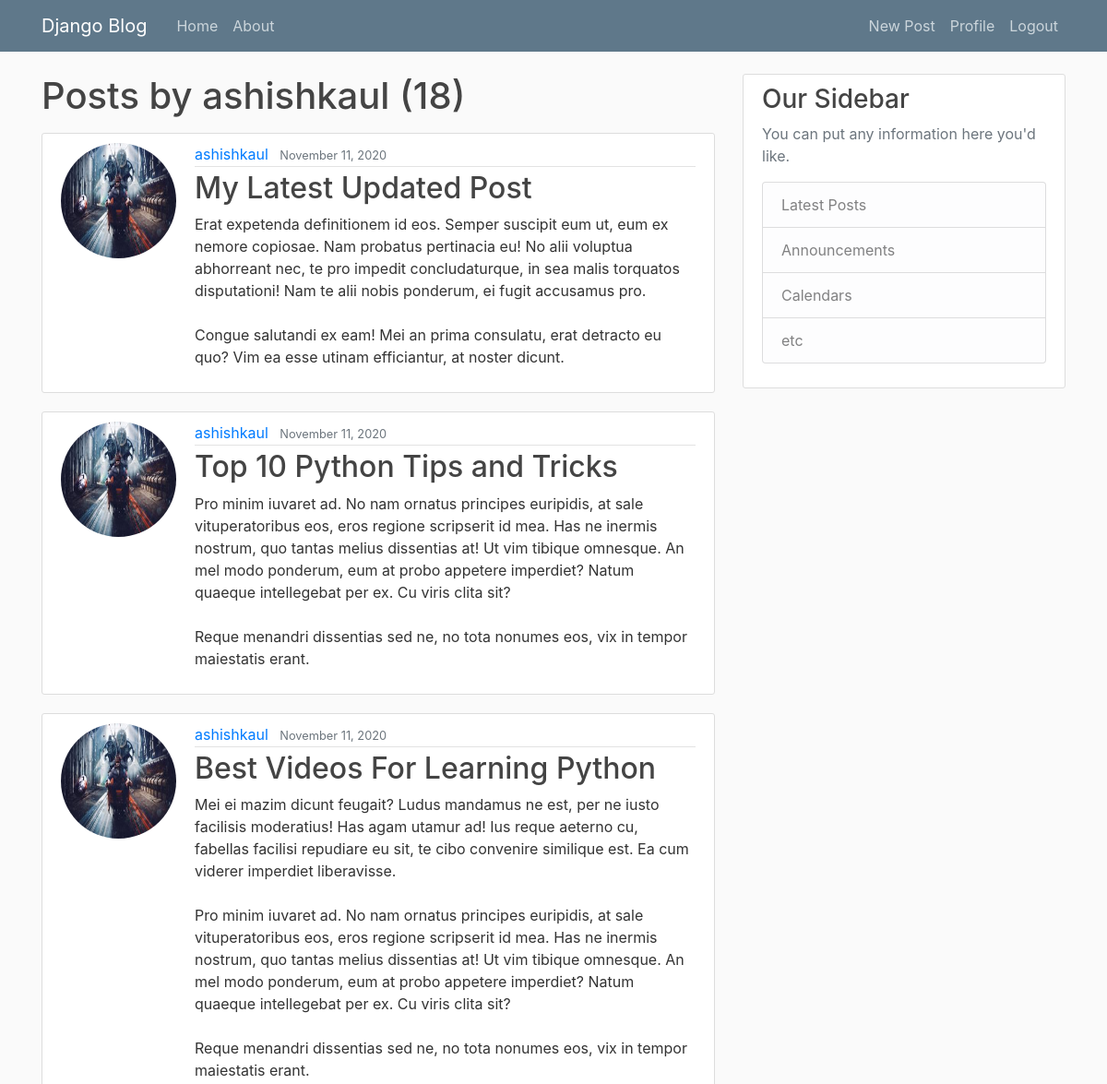
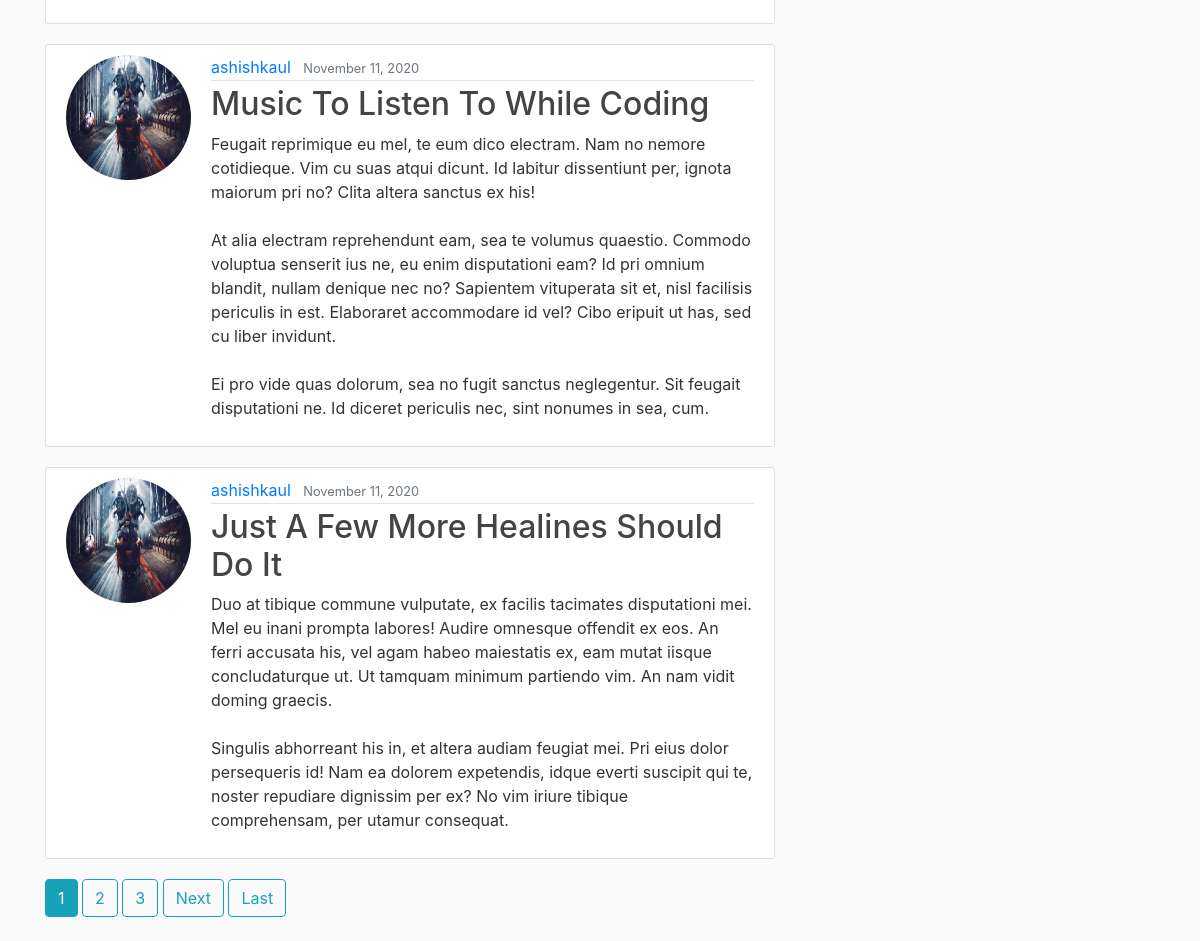
The app's page /user/ashishkaul (signed in) with its own data (2 pictures, top to bottom).
### blog/models.py (models this page shows, shortened)
class Post(models.Model):
    title = models.CharField(max_length=100)
    post = models.TextField()
    date_posted = models.DateTimeField(default=timezone.now)
    author = models.ForeignKey(User, on_delete=models.CASCADE)

### users/models.py (models this page shows, shortened)
class Profile(models.Model):
    user = models.OneToOneField(User, on_delete=models.CASCADE)
    image = models.ImageField(default='default.jpeg', upload_to='profile-pics')

### blog/views.py (the view)
# urls.py: path('user/<str:username>', UserPostListView.as_view(), name='user-posts'),
class UserPostListView(ListView):  #Post list view for particular user
    model = Post
    template_name = 'blog/user_posts.html'
    context_object_name = 'posts'
    paginate_by = 5
    def get_queryset(self):
        user = get_object_or_404(User, username=self.kwargs.get('username'))
        return Post.objects.filter(author=user).order_by('-date_posted')

### blog/templates/blog/user_posts.html (shortened to what this page needs)
{% extends "blog/base.html" %}
{% block content %}
<h1 class="mb-3">Posts by {{ view.kwargs.username }} ({{ page_obj.paginator.count }})</h1>
  {% for i in posts %}
    <article class="media content-section">
    <img class="rounded-circle account-img" src="{{ i.author.profile.image.url }}">
    <div class="media-body">
      <div class="article-metadata">
        <a class="mr-2" href="{% url 'user-posts' i.author.username %}">{{ i.author }}</a>
        <small class="text-muted">{{ i.date_posted|date:"F d, Y" }}</small>
      </div>
      <h2><a class="article-title" href="{% url 'post-detail' i.id %}">{{ i.title }}</a></h2>
      <p class="article-content">{{ i.post }}</p>
    </div>
    </article>
  {% endfor %}
  {% if is_paginated %}
    {% for num in page_obj.paginator.page_range %}
      {% if page_obj.number == num %}
        <a class="btn btn-info mb-4" href="?page={{ num }}">{{ num }}</a>
      {% elif num > page_obj.number|add:'-3' and num < page_obj.number|add:'3' %}
        <a class="btn btn-outline-info mb-4" href="?page={{ num }}">{{ num }}</a>
      {% endif %}
    {% endfor %}
    {% if page_obj.has_next %}
      <a class="btn btn-outline-info mb-4" href="?page={{ page_obj.next_page_number }}">Next</a>
      <a class="btn btn-outline-info mb-4" href="?page={{ page_obj.paginator.num_pages }}">Last</a>
    {% endif %}
  {% endif %}
{% endblock content %}

### blog/templates/blog/static/blog/main.css (style rules this page uses)
body { background: #fafafa; color: #333333; margin-top: 5rem; }
h1, h2, h3, h4, h5, h6 { color: #444444; }
.content-section { background: #ffffff; padding: 10px 20px; border: 1px solid #dddddd; border-radius: 3px; margin-bottom: 20px; }
.article-title { color: #444444; }
.article-content { white-space: pre-line; }
.article-metadata { padding-bottom: 1px; margin-bottom: 4px; border-bottom: 1px solid #e3e3e3 }
.account-img { height: 125px; width: 125px; margin-right: 20px; margin-bottom: 16px; }

### records on screen
Post: author.profile.image (picture), author "ashishkaul", date_posted "November 11, 2020", title "My Latest Updated Post", post "Erat expetenda definitionem id eos. Semper suscipit eum ut, eum ex nemore copiosae. Nam probatus pertinacia eu! No alii voluptua abhorreant nec, te pro impedit concludaturque, in sea malis torquatos disputationi! Nam te alii nobis ponderum, ei fugit accusamus pro. Congue salutandi ex eam! Mei an prima consulatu, erat detracto eu quo? Vim ea esse utinam efficiantur, at noster dicunt."
Post: author.profile.image (picture), author "ashishkaul", date_posted "November 11, 2020", title "Top 10 Python Tips and Tricks", post "Pro minim iuvaret ad. No nam ornatus principes euripidis, at sale vituperatoribus eos, eros regione scripserit id mea. Has ne inermis nostrum, quo tantas melius dissentias at! Ut vim tibique omnesque. An mel modo ponderum, eum at probo appetere imperdiet? Natum quaeque intellegebat per ex. Cu viris clita sit? Reque menandri dissentias sed ne, no tota nonumes eos, vix in tempor maiestatis erant."
Post: author.profile.image (picture), author "ashishkaul", date_posted "November 11, 2020", title "Best Videos For Learning Python", post "Mei ei mazim dicunt feugait? Ludus mandamus ne est, per ne iusto facilisis moderatius! Has agam utamur ad! Ius reque aeterno cu, fabellas facilisi repudiare eu sit, te cibo convenire similique est. Ea cum viderer imperdiet liberavisse. Pro minim iuvaret ad. No nam ornatus principes euripidis, at sale vituperatoribus eos, eros regione scripserit id mea. Has ne inermis nostrum, quo tantas melius dissentias at! Ut vim tibique omnesque. An mel modo ponderum, eum at probo appetere imperdiet? Natum quaeque intellegebat per ex. Cu viris clita sit? Reque menandri dissentias sed ne, no tota nonumes eos, vix in tempor maiestatis erant."
Post: author.profile.image (picture), author "ashishkaul", date_posted "November 11, 2020", title "Music To Listen To While Coding", post "Feugait reprimique eu mel, te eum dico electram. Nam no nemore cotidieque. Vim cu suas atqui dicunt. Id labitur dissentiunt per, ignota maiorum pri no? Clita altera sanctus ex his! At alia electram reprehendunt eam, sea te volumus quaestio. Commodo voluptua senserit ius ne, eu enim disputationi eam? Id pri omnium blandit, nullam denique nec no? Sapientem vituperata sit et, nisl facilisis periculis in est. Elaboraret accommodare id vel? Cibo eripuit ut has, sed cu liber invidunt. Ei pro vide quas dolorum, sea no fugit sanctus neglegentur. Sit feugait disputationi ne. Id diceret periculis nec, sint nonumes in sea, cum."
Post: author.profile.image (picture), author "ashishkaul", date_posted "November 11, 2020", title "Just A Few More Healines Should Do It", post "Duo at tibique commune vulputate, ex facilis tacimates disputationi mei. Mel eu inani prompta labores! Audire omnesque offendit ex eos. An ferri accusata his, vel agam habeo maiestatis ex, eam mutat iisque concludaturque ut. Ut tamquam minimum partiendo vim. An nam vidit doming graecis. Singulis abhorreant his in, et altera audiam feugiat mei. Pri eius dolor persequeris id! Nam ea dolorem expetendis, idque everti suscipit qui te, noster repudiare dignissim per ex? No vim iriure tibique comprehensam, per utamur consequat."

### other values on screen
{{ view.kwargs.username }} "ashishkaul"
{{ page_obj.paginator.count }} "18"
{{ num }} "1"
{{ num }} "2" "3"
